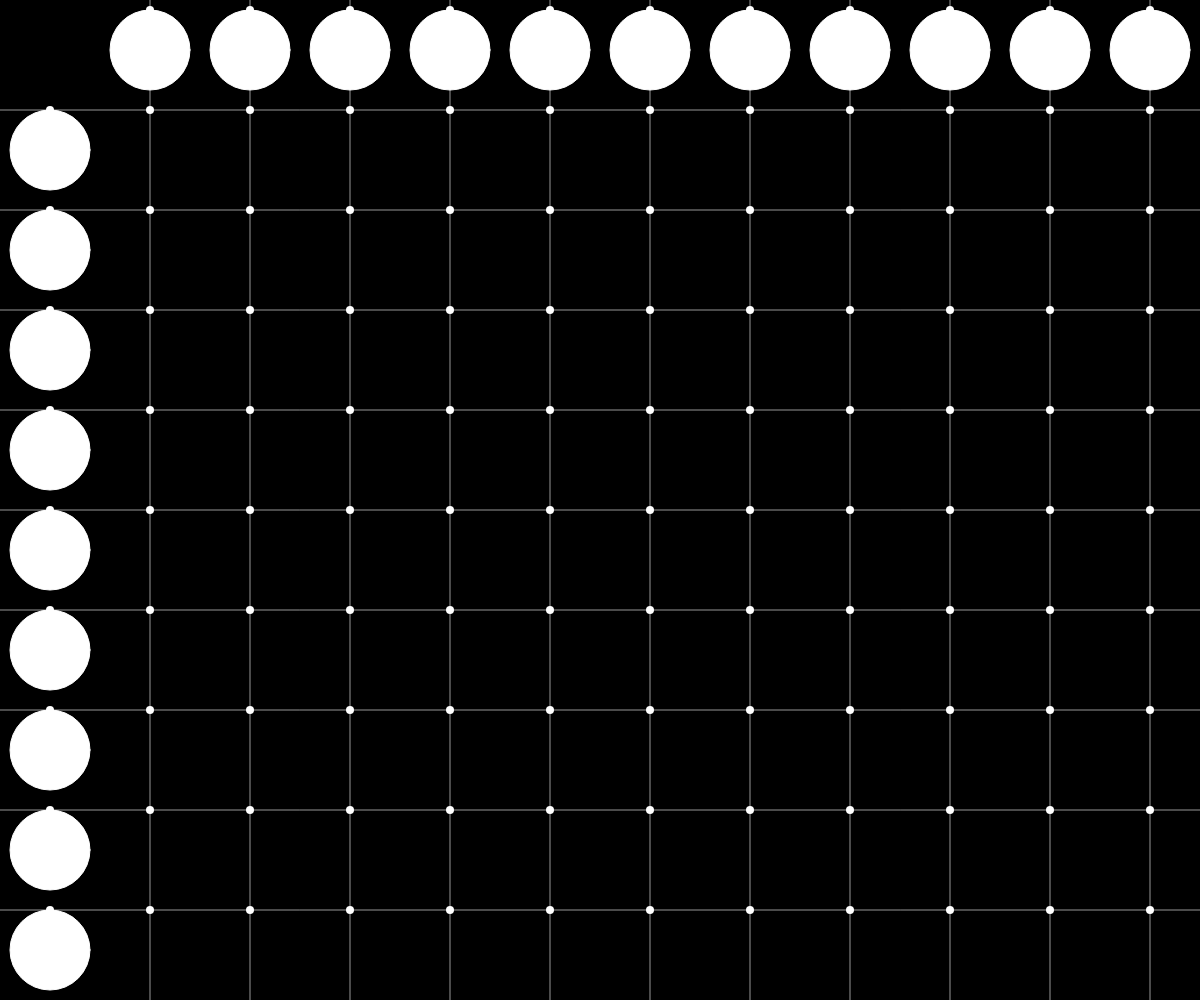
Frame 1 (no input)
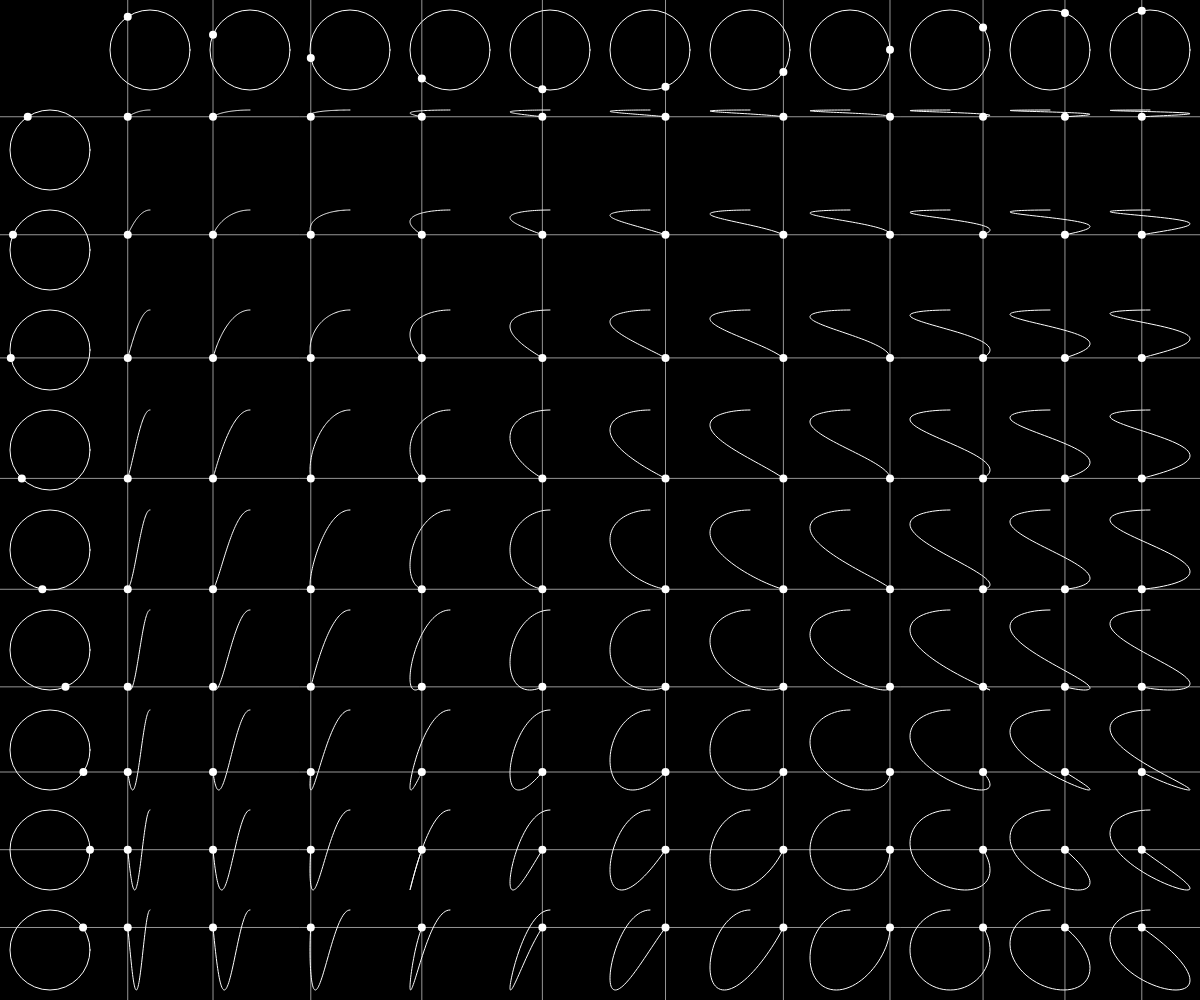
Frame 60 (no input)
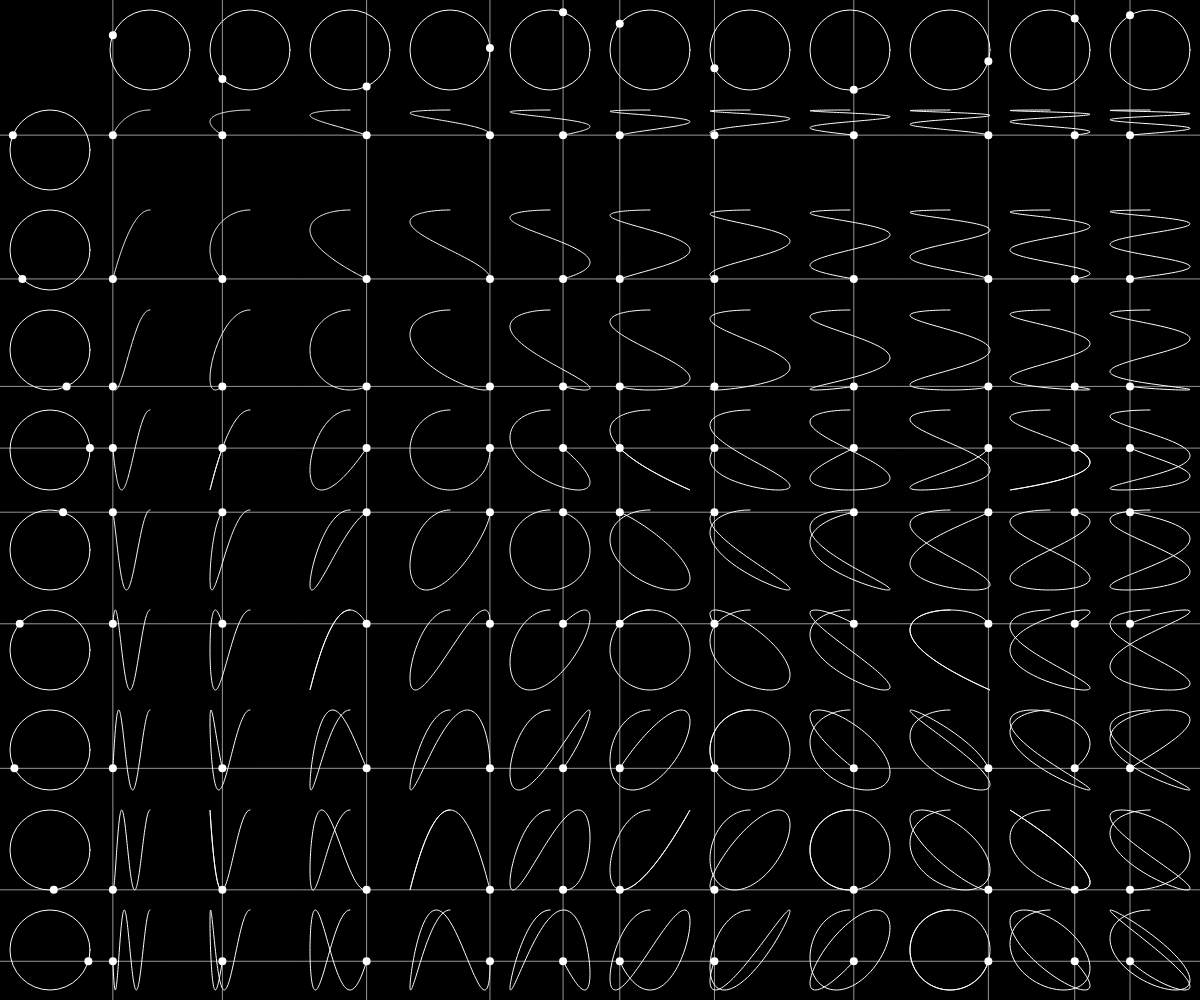
Frame 120 (the mouse pressed at the canvas centre since frame 60)

The p5.js sketch that drew these frames (run headless with seeded random() and noise() and a simulated clock; from frame 60 on, the mouse is pressed at the canvas centre):

// p5.js sketch
// ── sketch.js
let lissajousTable;

function cycleHasCompleted() {
  return lissajousTable.angle < -TWO_PI;
}

function drawLissajousTable() {
  lissajousTable.drawOvals();
  lissajousTable.drawCurves();
}

function incrementLissajousAngle() {
  lissajousTable.incrementAngle();
}

function resetLissajousTable() {
  lissajousTable.resetCurves();
  lissajousTable.resetAngle();
}

function setup() {
  createCanvas(windowWidth, windowHeight);
  lissajousTable = new LissajousTable(width, height);
}

function draw() {
  setBackgroundToBlack();
  drawLissajousTable();
  incrementLissajousAngle();
  if (cycleHasCompleted()) {
    resetLissajousTable();
  }
}
// ── curve.js
class Curve {

  constructor() {
    this.pathArray = [];
    this.current = createVector();
  }

  drawCurve() {
    this.pathArray.push(this.current);
    drawShapeToScreen(this.pathArray);
    drawPointToScreen(this.current.x, this.current.y);
    this.current = createVector();
  }

  reset() {
    this.pathArray = [];
  }

  setX(x) {
    this.current.x = x;
  }

  setY(y) {
    this.current.y = y;
  }
}
// ── lissajous.js
class LissajousTable {

    constructor(width, height) {
        this.angle = 0;
        this.square_side_length = 100;
        this.cols = floor(width / this.square_side_length) - 1;
        this.rows = floor(height / this.square_side_length) - 1;
        this.circle_diameter = this.square_side_length * 0.8;
        this.circle_radius = this.circle_diameter / 2;
        this.curves = this.make2DArrayOfCurve(this.rows, this.cols);
    }

    calculateXCordOffset(index) {
        return this.circle_radius * cos(this.angle * (index + 1) - HALF_PI);
    }

    calculateYCordOffset(index) {
        return this.circle_radius * sin(this.angle * (index + 1) - HALF_PI);
    }

    drawCurves() {
        for (let row_index = 0; row_index < this.rows; row_index++) {
            for (let col_index = 0; col_index < this.cols; col_index++) {
                this.curves[row_index][col_index].drawCurve();
            }
        }
    }

    drawOvals()
    {
        this.drawOvalsInFirstRow()
        this.drawOvalsInFirstColumn();
    }

    drawOvalsInFirstColumn() {
        for (let row_index = 0; row_index < this.rows; row_index++) {
            let circle_centerx = this.square_side_length / 2;
            let circle_centery = this.square_side_length * (row_index + 1.5);
            drawEllipseToScreen(circle_centerx, circle_centery, this.circle_diameter, this.circle_diameter);

            let x_offset = this.calculateXCordOffset(row_index);
            let y_offset = this.calculateYCordOffset(row_index);
            drawPointToScreen(circle_centerx + x_offset, circle_centery + y_offset);
            drawLineToScreen(0, circle_centery + y_offset, width, circle_centery + y_offset);

            for (let col_index = 0; col_index < this.cols; col_index++) {
                this.curves[row_index][col_index].setY(circle_centery + y_offset);
            }
        }
    }

    drawOvalsInFirstRow() {
        for (let col_index = 0; col_index < this.cols; col_index++) {
            let circle_centerx = this.square_side_length * (col_index + 1.5);
            let circle_centery = this.square_side_length / 2;
            drawEllipseToScreen(circle_centerx, circle_centery, this.circle_diameter, this.circle_diameter);

            let x_offset = this.calculateXCordOffset(col_index);
            let y_offset = this.calculateYCordOffset(col_index);
            drawPointToScreen(circle_centerx + x_offset, circle_centery + y_offset);
            drawLineToScreen(circle_centerx + x_offset, 0, circle_centerx + x_offset, height);

            for (let row_index = 0; row_index < this.rows; row_index++) {
                this.curves[row_index][col_index].setX(circle_centerx + x_offset);
            }
        }
    }

    incrementAngle() {
        this.angle -= 0.01;
    }

    make2DArrayOfCurve(rows, cols) {
        var arr = new Array(rows);
        for (let r = 0; r < rows; r++) {
            arr[r] = new Array(cols);
            for (let c = 0; c < cols; c++) {
                arr[r][c] = new Curve();
            }
        }
        return arr;
    }

    resetAngle() {
        this.angle = 0;
    }

    resetCurves() {
        for (let row_index = 0; row_index < this.rows; row_index++) {
            for (let col_index = 0; col_index < this.cols; col_index++) {
                this.curves[row_index][col_index].reset();
            }
        }
    }
}
// ── p5js_utils.js
/*
    p5js reference: https://p5js.org/reference/

    Constants Used:
    - HALF_PI, half the ratio of the circumference of a circle to its diameter
    - TWO_PI, twice the ratio of the circumference of a circle to its diameter

    Functions Used:
    - setup() called once when the program starts
    - draw() called directly after setup(), continuously executes the lines of 
        code contained inside its block

    - background() sets the background color used for the p5.js canvas
    - createCanvas() creates a canvas element in the document, should be called 
        only once at the start of setup
    - elipse() draws an ellipse to the screen
    - line() draws a line (a direct path between two points) to the screen
    - noFill() disables filling geometry
    - point() draws a point, a coordinate in space at the dimension of one pixel
    - stoke() sets the color used to draw lines & borders around shapes
    - strokeWeight() sets the width of the stroke used for lines, points, 
        & border around shapes
*/

function drawEllipseToScreen(x_cord, y_cord, ellipse_width, ellipse_height) {
    strokeWeight(1);
    stroke(255);
    ellipse(x_cord, y_cord, ellipse_width, ellipse_height);
}

function drawLineToScreen(x_cord1, y_cord1, x_cord2, y_cord2) {
    stroke(255, 150);
    strokeWeight(1);
    line(x_cord1, y_cord1, x_cord2, y_cord2);
}

function drawPointToScreen(x_cord, y_cord) {
    strokeWeight(8);
    stroke(255);
    point(x_cord, y_cord);
}

function drawShapeToScreen(pathArray)
{
    noFill();
    stroke(255);
    strokeWeight(1);
    beginShape();
    for (let v of pathArray) {
      vertex(v.x, v.y);
    }
    endShape();
}

function setBackgroundToBlack() {
    background(0);
}
